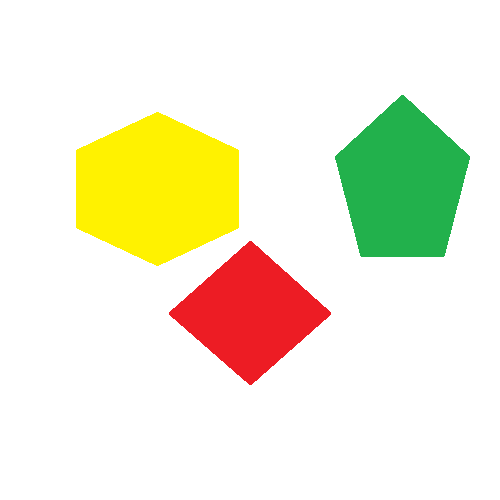
#> input picture day4/test.png, 500 x 500 px
$ python 12.py
#> lines starting #> are read from the running program, lines starting #| are printed output that depends on the picture
import cv2
import numpy as np
import matplotlib.pyplot as pl
img=cv2.imread("test.png")
#> img is the input picture: shape (500, 500, 3); mean B, G, R 214.2, 238.4, 240.7
red=img[:,:,1]
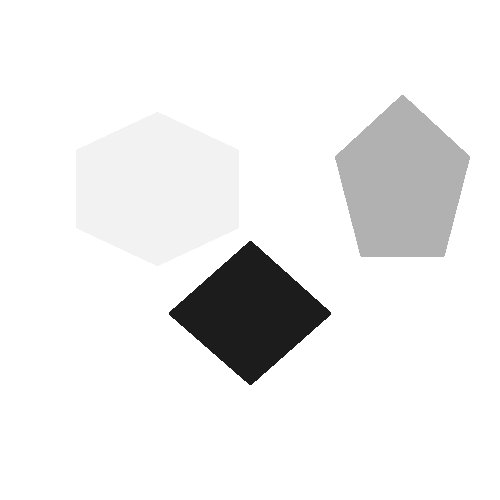
#> red: shape (500, 500); min 28, max 255, mean 238.4
pl.hist(red)
pl.show()
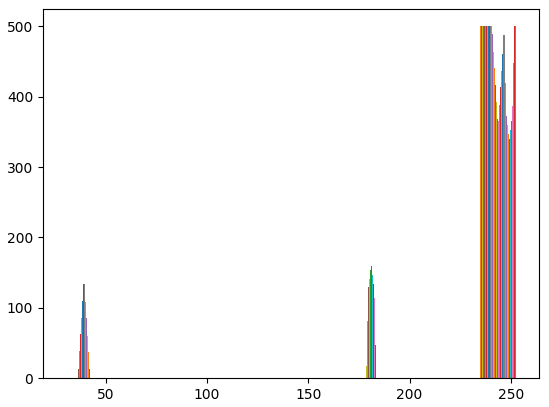
#> figure drawn by matplotlib, 1 panel; tallest bar 500 high, from x = 234.6 to 234.6; tallest bar 500 high, from x = 234.6 to 234.6; tallest bar 500 high, from x = 234.6 to 234.7
